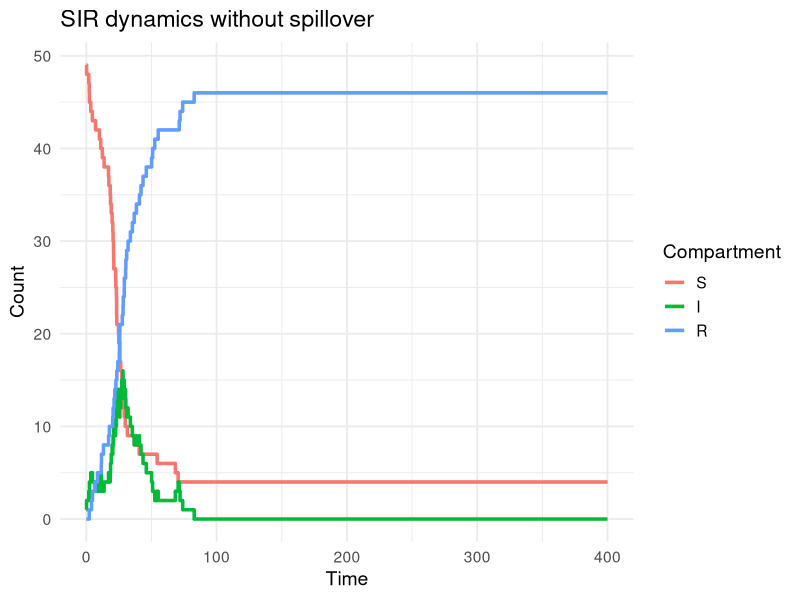

Write the R code that produced this figure. (Note: this script raises an error after producing the figure.)

## Stochastic SIR simulation with spillover introductions
## Clinic on the Meaningful Modeling of Epidemiological Data
## International Clinics on Infectious Disease Dynamics and Data (ICI3D) Program
#
## Rebecca Borchering 2015 & 2018
## Reshma Kassanjee 2025
## Some Rights Reserved
## CC BY-NC 3.0 (http://creativecommons.org/licenses/by-nc/3.0/)

# In this tutorial you will use a Gillespie algorithm 
# implementation of an SIR model to explore the impact of
# introducing spillover infection events. 

# You will be asked to extend code - though we provide example
# solutions, we encourage you take the time to first try!  

library(tidyverse)

## PART 1: SIR 
## --------------------------------------------------------------------

# Context: We begin with a closed population of animals, with infection
# modelled to spread as per a stochastic SIR model. 

# Take some time to understand the implementation below. 

# Compartments:
# (S,I,R) = (susceptible, infectious, removed)

# Transitions:
# Event                           Change        	  	Rate
# Infection (S)                   (S,I,R)->(S-1,I+1,R)        	beta*I*S/N
# Recovery/Removal (I)            (S,I,R)->(S,I-1,R+1)         	gamma*I

## Function to step forward in time to next event and update states:

event_sir <- function(time, S, I, R, params, t_end) { #JDC: count.inf removed from args
  
  with(as.list(params), {
    N <- S+I+R
    
    rates <- c(
      infect = beta * I * S / N,
      recover = gamma * I
    )
    
    total_rate <- sum(rates)
    
    if (total_rate == 0) {
      
      count.inf <- 0
      event_time <- t_end
      
    } else {
      
      event_time <- time + rexp(1, total_rate)
      event_type <- sample(c("Infect", "Recover"), 1, prob = rates / total_rate)
      
      switch(event_type,
             "Infect" = {
               S <- S - 1
               I <- I + 1
               count.inf <- 1
             },
             "Recover" = {
               I <- I - 1
               R <- R + 1
               count.inf <- 0
             })
    }
    
    return(data.frame(time = event_time, S = S, I = I, R = R, count.inf = count.inf))
  })
}

## Function to simulate states from time 0 to t_end:

simulate_sir <- function(t_end, y, params) {
  with(as.list(y), {
    
    count.inf2 <-  0# This will be the cumulative count
    #count.int initialisation changed. At present, it doesn't include the infection events that seed the outbreak...
    ts <- data.frame(time = 0, S = S, I = I, R = R, count.inf = 0) 
    next_event <- ts
    
    while (next_event$time < t_end) {
      next_event <- event_sir(next_event$time, next_event$S, next_event$I, next_event$R, params, t_end)#JDC: count.inf removed from args
      count.inf2 <- count.inf2 + next_event$count.inf
      next_event$count.inf <- count.inf2 # replace with the cumulative version
      ts <- rbind(ts, next_event)
    }
    
    return(ts)
  })
}
## Run the model for specified inputs:

pop <- 50                                 	# population size
params <- c(beta = 0.3, gamma = 0.1)    	# parameter values
final_time <- 400                       	# end time
y0 <- c(S = pop - 1, I = 1, R = 0)        	# initial state

ts1 <- simulate_sir(final_time, y0, params)

## And plot:

ts1_long <- (ts1 
             |> pivot_longer(cols = c(S, I, R), names_to = "Compartment", values_to = "count")
             |> mutate(Compartment = factor(Compartment, levels = c('S','I','R')))
)

ggplot(ts1_long, aes(x = time, y = count, color = Compartment)) +
  geom_step(linewidth = 1.2) +
  labs(title = "SIR dynamics without spillover", y = "Count", x = "Time") +
  theme_minimal(base_size = 14)

# Generate the data and produce the plot multiple times, by running the relevant
# lines above. What do you see?

## PART 2: SIR with spillover
## --------------------------------------------------------------------

# We now introduce the possibility of infections occurring in the
# population due to other exposures - for example, due to infected animals
# in some other maintenance population briefly entering the territory. 

# TASK 1: Make a copy of all the code presented for part 1 and modify it to 
# introduce spillover events - ADDCODE
# make functions event_sirspill and simulate_sirspill.
# More specifically, assume that, in addition to the transmission already 
# occurring, there is an additional rate of infection of susceptibles of 
# lambda*S/N (total rate). Here lambda is the rate at which, for example,
# animals from outside of the population manage to make contact 
# with animals in our population of interest. 

# When you are ready, scroll down to the bottom of the tutorial to find an
# example solution, and then move onto the next parts of the tutorial using it.

# Here are some hints if needed: 
#   Update the list of '## Transitions'
#   In the function event_sirspill, include a third event type 'Spillover'
#   Also try to include a counter for spillovers (count.spillovers) - 
#     this may prove handy if you get time to explore. 
#   To run the model, think about whether any of the inputs needs to change.


## PART 3: Explore patterns
## --------------------------------------------------------------------

# Let's compare outputs for different parameter values. .

# To make this easier, let's write a function that plots I over time,
#   showing several different possible trajectories, for a set of input 
#   parameter values

plot_sirspill <- function(nTraj = 16, params, final_time, y0){
  
  ts_collect <- list()
  for (ii in 1:nTraj){
    ts_collect[[ii]] <- simulate_sirspill(final_time, y0, params)
  }
  
  ts_collect_df <- (bind_rows(ts_collect, .id = "Simulation")
                    |> mutate(Simulation = factor(Simulation, levels = 1:nTraj))
  )
  
  gg <- ggplot(ts_collect_df, aes(x = time, y = I)) +
    geom_step(linewidth = 1.2) +
    facet_wrap(~Simulation) +
    labs(title = "I over time", y = "Count", x = "Time") +
    scale_x_continuous(breaks = NULL) +
    coord_cartesian(xlim=c(0, final_time)) +
    theme_minimal(base_size = 14)

  print(gg)
}

# We can now easily now easily plot trajectories - here we plot 
# 16 trajectories for a set of inputs

plot_sirspill(nTraj=16
	, params=c(beta = 0.3, gamma = 0.1,lambda = 0.01)
	, final_time=400
	, y0 = c(S = pop - 1, I = 1, R = 0)
)

# TASK 2: 
# Use the function plot_sirspill to compare outputs for different parameter
# values (specified below) and think about the patterns you see. Also think 
# about how the  patterns you see relate to R0 = beta/gamma, and, later in
# time, Reff = R0*S/N
# Pay attention to the scale of y-axis.

# Don't forget to erase your graphs every now and then using graphics.off().

# (1) 1 infected animal to begin, no spillover, with different beta and gamma values
# c(beta = 0.3, gamma = 0.1, lambda = 0.00), 400, c(S = pop - 1, I = 1, R = 0))
# versus 
# c(beta = 0.2, gamma = 0.2, lambda = 0.00), 400, c(S = pop - 1, I = 1, R = 0))

# (2) 0 infected animals to begin, with spillover, with different beta and gamma values 
# c(beta = 0.3, gamma = 0.1, lambda = 0.01), 400, c(S = pop, I = 0, R = 0))
# versus 
# c(beta = 0.2, gamma = 0.2, lambda = 0.01), 400, c(S = pop, I = 0, R = 0))

# (3) as for (2) but with a higher spillover rate
# c(beta = 0.3, gamma = 0.1, lambda = 0.04), 400, c(S = pop, I = 0, R = 0))
# versus 
# c(beta = 0.2, gamma = 0.2, lambda = 0.04), 400, c(S = pop, I = 0, R = 0))

# Lastly, would we have been able to study these patterns using 
# a deterministic model? If you have time, refer back to previous labs, 
# and try fit and plot a corresponding deterministic model. 

## PART 2: Solution 
## --------------------------------------------------------------------

## Our version of the functions for part 2 can be found in
## ICI3D_Example_StochasticSpillover_functions.R in the tutorials repo: 
## https://raw.githubusercontent.com/ICI3D/RTutorials/refs/heads/master/ICI3D_Example_StochasticSpillover_functions.R

# Compartments:
# (S,I,R) = (susceptible, infectious, removed)

# Transitions:
# Event                           Change        		 Rate
# Spillover (S)			  (S,I,R)->(S-1,I+1,R)		 lambda*S/N
# Infection (S)                   (S,I,R)->(S-1,I+1,R)           beta*I*S/N
# Recovery/Removal (I)            (S,I,R)->(S,I-1,R+1)           gamma*I


## Run the model for specified inputs:

params <- c(beta = 0.3, gamma = 0.1
            , lambda = 0.02)            	# parameter values
final_time <- 400                       	# end time
y0 <- c(S = pop - 1, I = 1, R = 0)        	# initial state

ts1 <- simulate_sirspill(final_time, y0, params)

## And plot:

ts1_long <- (ts1 
             |> pivot_longer(cols = c(S, I, R), names_to = "Compartment", values_to = "count")
             |> mutate(Compartment = factor(Compartment, levels = c('S','I','R')))
)

ggplot(ts1_long, aes(x = time, y = count, color = Compartment)) +
  geom_step(linewidth = 1.2) +
  labs(title = "SIR dynamics with spillover", y = "Count", x = "Time") +
  theme_minimal(base_size = 14)
